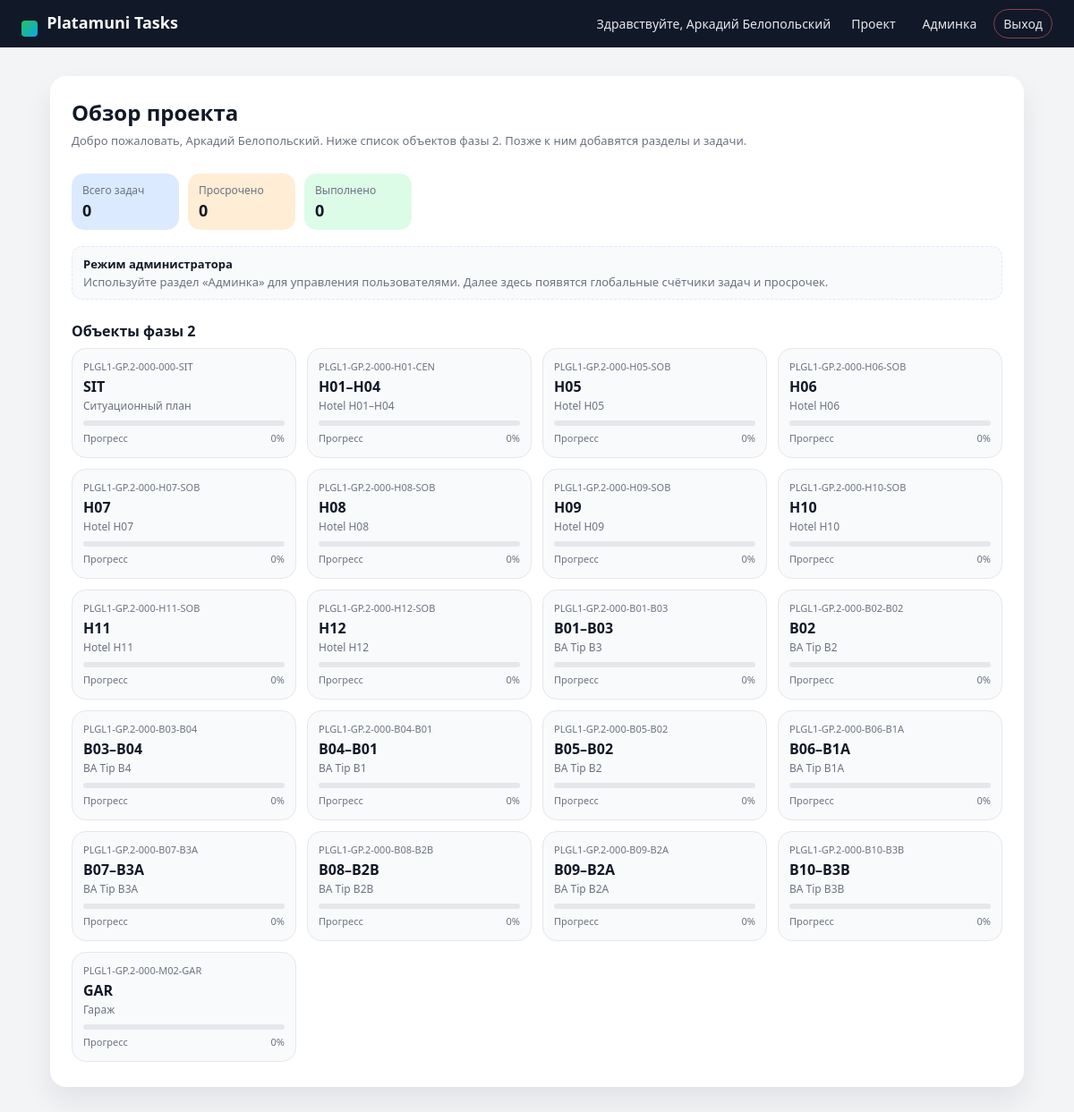
/dashboard (signed in), run on the app's committed database.
### models.py (models this page shows)
class ProjectObject(db.Model):
    __tablename__ = "project_objects"
    id = db.Column(db.Integer, primary_key=True)
    code = db.Column(db.String(255), unique=True, nullable=False)
    short_name = db.Column(db.String(64), nullable=False)
    full_name = db.Column(db.String(255), nullable=False)
    created_at = db.Column(db.DateTime, default=datetime.utcnow, nullable=False)
    sections = db.relationship("ProjectSection", back_populates="object", lazy=True)

### app.py (the view)
    @app.route("/dashboard")
    @login_required
    def dashboard():
        user_name = session.get("user_name", "Пользователь")
        is_admin = session.get("is_admin", False)
        objects = ProjectObject.query.order_by(ProjectObject.id).all()
        total_tasks = 0
        overdue_tasks = 0
        done_tasks = 0
        return render_template(
            "dashboard.html",
            user_name=user_name,
            is_admin=is_admin,
            objects=objects,
            total_tasks=total_tasks,
            overdue_tasks=overdue_tasks,
            done_tasks=done_tasks,
        )

### templates/dashboard.html (shortened to what this page needs)
{% extends "base.html" %}
{% block content %}
<div class="dashboard">
    <div class="dashboard-header">
        <div>
            <h1 class="dashboard-title">Обзор проекта</h1>
            <p class="dashboard-subtitle">
                Добро пожаловать, {{ user_name }}. Ниже список объектов фазы 2. Позже к ним добавятся разделы и задачи.
            </p>
        </div>
        <div class="dashboard-badges">
            <div class="badge-card">
                <div class="badge-label">Всего задач</div>
                <div class="badge-value">{{ total_tasks }}</div>
            </div>
            <div class="badge-card badge-warning">
                <div class="badge-label">Просрочено</div>
                <div class="badge-value">{{ overdue_tasks }}</div>
            </div>
            <div class="badge-card badge-success">
                <div class="badge-label">Выполнено</div>
                <div class="badge-value">{{ done_tasks }}</div>
            </div>
        </div>
    </div>
    {% if is_admin %}
        <div class="info-banner">
            <div class="info-banner-title">Режим администратора</div>
            <div class="info-banner-text">
                Используйте раздел «Админка» для управления пользователями. Далее здесь появятся глобальные счётчики задач и просрочек.
            </div>
        </div>
    {% endif %}
    <div class="objects-section">
        <h2 class="section-title">Объекты фазы 2</h2>
        {% if objects and objects|length > 0 %}
            <div class="object-grid">
                {% for obj in objects %}
                    <a class="object-card" href="{{ url_for('object_detail', object_id=obj.id) }}">
                        <div class="object-code">{{ obj.code }}</div>
                        <div class="object-name-main">{{ obj.short_name }}</div>
                        <div class="object-name-sub">{{ obj.full_name }}</div>
                        <div class="object-progress-bar">
                        </div>
                        <div class="object-meta-row">
                            <span class="object-meta-label">Прогресс</span>
                            <span class="object-meta-value">0%</span>
                        </div>
                    </a>
                {% endfor %}
            </div>
        {% endif %}
    </div>
</div>
{% endblock %}

### templates/base.html (shortened to what this page needs)
<!doctype html>
<html lang="ru">
<head>
    <link
        rel="stylesheet"
        href="{{ url_for('static', filename='styles.css') }}"
    >
</head>
<body>
<header class="main-header">
    <div class="header-left">
        <span class="logo-logo">◼</span>
        <span class="logo-text">Platamuni Tasks</span>
    </div>
    <div class="header-right">
        {% if session.get('user_name') %}
            <span class="user-name">Здравствуйте, {{ session.get('user_name') }}</span>
            <a class="header-link" href="{{ url_for('dashboard') }}">Проект</a>
            {% if session.get('is_admin') %}
                <a class="header-link" href="{{ url_for('admin_users') }}">Админка</a>
            {% endif %}
            <a class="header-link danger" href="{{ url_for('logout') }}">Выход</a>
        {% else %}
            <a class="header-link primary" href="{{ url_for('login') }}">Вход</a>
            <a class="header-link" href="{{ url_for('register') }}">Регистрация</a>
        {% endif %}
    </div>
</header>
<main class="main-container">
    {% block content %}{% endblock %}
</main>
</body>
</html>

### static/styles.css (style rules this page uses)
:root { --bg-body: #f3f4f6; --bg-header: #111827; --bg-card: #ffffff; --border-subtle: #e5e7eb; --text-main: #111827; --text-muted: #6b7280; --accent: #2563eb; --accent-soft: #dbeafe; --danger: #dc2626; --danger-soft: #fee2e2; --success: #16a34a; --success-soft: #dcfce7; --warn: #f97316; --warn-soft: #ffedd5; }
* { box-sizing: border-box; }
body { margin: 0; font-family: system-ui, -apple-system, BlinkMacSystemFont, "Segoe UI", sans-serif; background-color: var(--bg-body); color: var(--text-main); }
.main-header { display: flex; justify-content: space-between; align-items: center; padding: 10px 24px; background-color: var(--bg-header); color: #f9fafb; position: sticky; top: 0; z-index: 10; }
.logo-logo { display: inline-flex; align-items: center; justify-content: center; width: 18px; height: 18px; border-radius: 4px; background: linear-gradient(135deg, #22c55e, #0ea5e9); margin-right: 6px; font-size: 0; }
.logo-text { font-weight: 600; font-size: 18px; }
.header-right { display: flex; align-items: center; gap: 8px; }
.header-link { color: #e5e7eb; text-decoration: none; font-size: 14px; padding: 6px 10px; border-radius: 999px; border: 1px solid transparent; }
.header-link.danger { border-color: rgba(248, 113, 113, 0.5); }
.user-name { font-size: 14px; margin-right: 4px; color: #e5e7eb; }
.main-container { max-width: 1120px; margin: 32px auto; padding: 0 16px 40px 16px; }
.dashboard { background-color: #ffffff; padding: 24px 24px 28px 24px; border-radius: 18px; box-shadow: 0 16px 30px rgba(15, 23, 42, 0.08); }
.dashboard-header { display: flex; justify-content: space-between; align-items: flex-start; gap: 16px; flex-wrap: wrap; }
.dashboard-title { margin-top: 0; margin-bottom: 6px; font-size: 24px; }
.dashboard-subtitle { margin-top: 0; margin-bottom: 12px; font-size: 13px; color: var(--text-muted); }
.dashboard-badges { display: flex; gap: 10px; flex-wrap: wrap; }
.badge-card { min-width: 120px; padding: 10px 12px; border-radius: 14px; background-color: var(--accent-soft); }
.badge-card .badge-label { font-size: 12px; color: var(--text-muted); }
.badge-card .badge-value { margin-top: 2px; font-size: 18px; font-weight: 600; }
.badge-card.badge-warning { background-color: var(--warn-soft); }
.badge-card.badge-success { background-color: var(--success-soft); }
.info-banner { margin-top: 18px; padding: 10px 12px; border-radius: 12px; border: 1px dashed var(--accent-soft); background-color: #f9fafb; }
.info-banner-title { font-size: 13px; font-weight: 600; }
.info-banner-text { font-size: 13px; color: var(--text-muted); margin-top: 2px; }
.objects-section { margin-top: 24px; }
.section-title { font-size: 16px; margin-top: 0; margin-bottom: 8px; }
.object-grid { display: grid; grid-template-columns: repeat(auto-fill, minmax(230px, 1fr)); gap: 12px; }
.object-card { display: block; padding: 12px 12px 14px 12px; border-radius: 16px; background-color: #f9fafb; border: 1px solid var(--border-subtle); text-decoration: none; color: inherit; transition: transform 0.08s ease, box-shadow 0.08s ease, border-color 0.08s ease; }
.object-code { font-size: 11px; color: var(--text-muted); }
.object-name-main { margin-top: 4px; font-size: 16px; font-weight: 600; }
.object-name-sub { margin-top: 2px; font-size: 12px; color: var(--text-muted); }
.object-progress-bar { margin-top: 8px; width: 100%; height: 6px; border-radius: 999px; background-color: #e5e7eb; overflow: hidden; }
.object-meta-row { margin-top: 6px; display: flex; justify-content: space-between; font-size: 11px; color: var(--text-muted); }

### data on the page
ProjectObject: code "PLGL1-GP.2-000-000-SIT", short_name "SIT", full_name "Ситуационный план"
ProjectObject: code "PLGL1-GP.2-000-H01-CEN", short_name "H01–H04", full_name "Hotel H01–H04"
ProjectObject: code "PLGL1-GP.2-000-H05-SOB", short_name "H05", full_name "Hotel H05"
ProjectObject: code "PLGL1-GP.2-000-H06-SOB", short_name "H06", full_name "Hotel H06"
ProjectObject: code "PLGL1-GP.2-000-H07-SOB", short_name "H07", full_name "Hotel H07"
ProjectObject: code "PLGL1-GP.2-000-H08-SOB", short_name "H08", full_name "Hotel H08"
ProjectObject: code "PLGL1-GP.2-000-H09-SOB", short_name "H09", full_name "Hotel H09"
ProjectObject: code "PLGL1-GP.2-000-H10-SOB", short_name "H10", full_name "Hotel H10"
ProjectObject: code "PLGL1-GP.2-000-H11-SOB", short_name "H11", full_name "Hotel H11"
ProjectObject: code "PLGL1-GP.2-000-H12-SOB", short_name "H12", full_name "Hotel H12"
ProjectObject: code "PLGL1-GP.2-000-B01-B03", short_name "B01–B03", full_name "BA Tip B3"
ProjectObject: code "PLGL1-GP.2-000-B02-B02", short_name "B02", full_name "BA Tip B2"
ProjectObject: code "PLGL1-GP.2-000-B03-B04", short_name "B03–B04", full_name "BA Tip B4"
ProjectObject: code "PLGL1-GP.2-000-B04-B01", short_name "B04–B01", full_name "BA Tip B1"
ProjectObject: code "PLGL1-GP.2-000-B05-B02", short_name "B05–B02", full_name "BA Tip B2"
ProjectObject: code "PLGL1-GP.2-000-B06-B1A", short_name "B06–B1A", full_name "BA Tip B1A"
ProjectObject: code "PLGL1-GP.2-000-B07-B3A", short_name "B07–B3A", full_name "BA Tip B3A"
ProjectObject: code "PLGL1-GP.2-000-B08-B2B", short_name "B08–B2B", full_name "BA Tip B2B"
ProjectObject: code "PLGL1-GP.2-000-B09-B2A", short_name "B09–B2A", full_name "BA Tip B2A"
ProjectObject: code "PLGL1-GP.2-000-B10-B3B", short_name "B10–B3B", full_name "BA Tip B3B"
ProjectObject: code "PLGL1-GP.2-000-M02-GAR", short_name "GAR", full_name "Гараж"

### other printed values
{{ session.get('user_name') }} "Аркадий Белопольский"
{{ user_name }} "Аркадий Белопольский"
{{ total_tasks }} "0"
{{ overdue_tasks }} "0"
{{ done_tasks }} "0"
